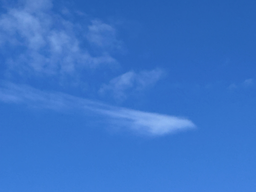
#> input picture cloud.png, 256 x 192 px, shrunk from 4032 x 3024 before the run
$ python skyverter-v1.py
#> lines starting #> are read from the running program, lines starting #| are printed output that depends on the picture
import numpy as np
from PIL import Image, ImageFilter
import math

### DEFAULT - Image turned to white with gaussian blur with radius of 25, then cut of what is further from true white than true blue
# Color is white
def euclidianDistanceWhite(p): # Euclidian distance from some pixel to white pixel
    return math.sqrt(((255 - p[0]) ** 2 + (255 - p[1]) ** 2 + (255 - p[2]) ** 2))

def euclidianDistanceBlue(p): # Euclidian distance from some pixel to true blue pixel
    return math.sqrt(((0 - p[0]) ** 2 + (0 - p[1]) ** 2 + (255 - p[2]) ** 2))


def processImageDefault():
    image = Image.open('cloud.png').convert('RGBA').filter(ImageFilter.GaussianBlur(25))
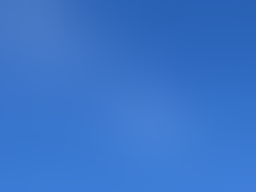
#> image: PIL image 256x192 RGBA; mean R, G, B, A 57.6, 116, 201.2, 255
    image_matrix = np.array(image)

    x_axis = image_matrix.shape[0]
#> x_axis = 192
    y_axis = image_matrix.shape[1]
#> y_axis = 256

    closest = 195076
    for x in range(x_axis):
        for y in range(y_axis):
            pixel = image_matrix[x,y]
            euDisWhite = euclidianDistanceWhite(pixel)
            if euDisWhite < closest:
                closest = euDisWhite
#> after the loop, closest = 228.5


    for x in range(x_axis):
        for y in range(y_axis):
            pixel = image_matrix[x,y]
            distanceBlue = euclidianDistanceBlue(pixel)
            distanceWhite = euclidianDistanceWhite(pixel)
            if distanceBlue < distanceWhite:
                pixel[3] = 0
            else:
                alpha = math.ceil(255 * (closest / distanceWhite) * 0.5)
                print(alpha, int(alpha))
                pixel[0] = 255
                pixel[1] = 255
                pixel[2] = 255
                pixel[3] = int(alpha)

    converted = Image.fromarray(image_matrix, 'RGBA')
    converted.save('cloud-defualt-50.png')


### Average - Image turned with alpha using average RGB values, othervise same as default

def average(p):
    return (p[0] / 3) + (p[1] / 3) + (p[2] / 3)

# [57 lines left out: functions processImageAverage, processImageNoAlphaGradient, not called in this run]


######################### MAIN ##########################
def main():
    processImageDefault()

if __name__ == '__main__':
    main()
